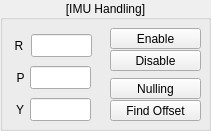
  <widget class="QGroupBox" name="groupBox_3">
   <property name="geometry">
    <rect>
     <x>20</x>
     <y>150</y>
     <width>211</width>
     <height>131</height>
    </rect>
   </property>
   <property name="title">
    <string>[IMU Handling]</string>
   </property>
   <property name="alignment">
    <set>Qt::AlignCenter</set>
   </property>
   <widget class="QPushButton" name="BTN_IMU_NULL">
    <property name="geometry">
     <rect>
      <x>110</x>
      <y>78</y>
      <width>91</width>
      <height>21</height>
     </rect>
    </property>
    <property name="text">
     <string>Nulling</string>
    </property>
   </widget>
   <widget class="QLineEdit" name="LE_IMU_ROLL">
    <property name="geometry">
     <rect>
      <x>31</x>
      <y>34</y>
      <width>61</width>
      <height>23</height>
     </rect>
    </property>
    <property name="text">
     <string/>
    </property>
    <property name="alignment">
     <set>Qt::AlignRight|Qt::AlignTrailing|Qt::AlignVCenter</set>
    </property>
    <property name="readOnly">
     <bool>true</bool>
    </property>
   </widget>
   <widget class="QLabel" name="label_43">
    <property name="geometry">
     <rect>
      <x>11</x>
      <y>38</y>
      <width>16</width>
      <height>16</height>
     </rect>
    </property>
    <property name="text">
     <string>R</string>
    </property>
    <property name="alignment">
     <set>Qt::AlignCenter</set>
    </property>
   </widget>
   <widget class="QLabel" name="label_44">
    <property name="geometry">
     <rect>
      <x>10</x>
      <y>70</y>
      <width>21</width>
      <height>16</height>
     </rect>
    </property>
    <property name="text">
     <string>P</string>
    </property>
    <property name="alignment">
     <set>Qt::AlignCenter</set>
    </property>
   </widget>
   <widget class="QLabel" name="label_45">
    <property name="geometry">
     <rect>
      <x>10</x>
      <y>100</y>
      <width>20</width>
      <height>20</height>
     </rect>
    </property>
    <property name="text">
     <string>Y</string>
    </property>
    <property name="alignment">
     <set>Qt::AlignCenter</set>
    </property>
   </widget>
   <widget class="QPushButton" name="BTN_IMU_FIND_OFFSET">
    <property name="geometry">
     <rect>
      <x>110</x>
      <y>100</y>
      <width>91</width>
      <height>21</height>
     </rect>
    </property>
    <property name="text">
     <string>Find Offset</string>
    </property>
   </widget>
   <widget class="QPushButton" name="BTN_IMU_ENABLE">
    <property name="geometry">
     <rect>
      <x>110</x>
      <y>28</y>
      <width>91</width>
      <height>21</height>
     </rect>
    </property>
    <property name="text">
     <string>Enable</string>
    </property>
   </widget>
   <widget class="QPushButton" name="BTN_IMU_DISABLE">
    <property name="geometry">
     <rect>
      <x>110</x>
      <y>50</y>
      <width>91</width>
      <height>21</height>
     </rect>
    </property>
    <property name="text">
     <string>Disable</string>
    </property>
   </widget>
   <widget class="QLineEdit" name="LE_IMU_PITCH">
    <property name="geometry">
     <rect>
      <x>30</x>
      <y>66</y>
      <width>61</width>
      <height>23</height>
     </rect>
    </property>
    <property name="text">
     <string/>
    </property>
    <property name="alignment">
     <set>Qt::AlignRight|Qt::AlignTrailing|Qt::AlignVCenter</set>
    </property>
    <property name="readOnly">
     <bool>true</bool>
    </property>
   </widget>
   <widget class="QLineEdit" name="LE_IMU_YAW">
    <property name="geometry">
     <rect>
      <x>30</x>
      <y>98</y>
      <width>61</width>
      <height>23</height>
     </rect>
    </property>
    <property name="text">
     <string/>
    </property>
    <property name="alignment">
     <set>Qt::AlignRight|Qt::AlignTrailing|Qt::AlignVCenter</set>
    </property>
    <property name="readOnly">
     <bool>true</bool>
    </property>
   </widget>
  </widget>
